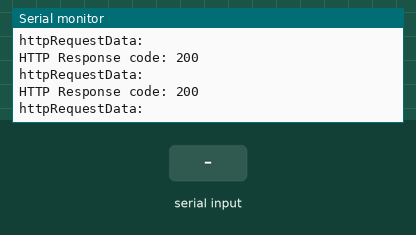
Recording of a sketch running on a simulated ESP8266 (NodeMCU). Parts: the last lines printed to the serial monitor. The test bench sets the inputs (shaded band). WiFi joins after 1.5 s; servers stay silent unless stated; uploads are accepted with an empty reply.

Above: at 2.7 s.
2.8 s: "1" received over Serial
At 3.09 s:
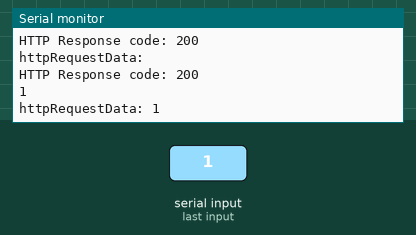
4.3 s: "0" received over Serial
At 4.5 s:
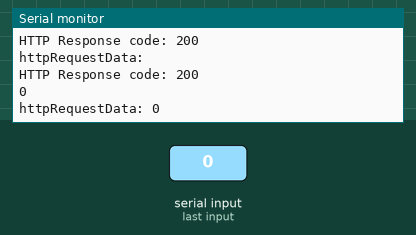
5.8 s: "2" received over Serial
At 6.11 s:
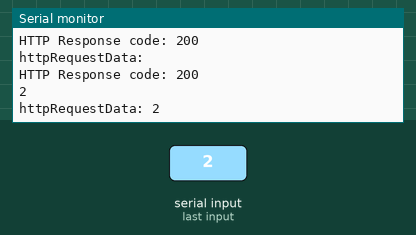

The sketch:

Project_i-bin_full_esp8266_code.ino
```cpp
/**
 * @file Project_i-bin_full_esp8266_code.ino
 * @brief Test code for the i-bin project, created for the Open Technologies Contest (ELAK)
 * @details This code sets up an ESP8266 microcontroller to connect to a WiFi network and send data to a MySQL database via a PHP script. It includes libraries for working with the ESP8266 and the Wire.h library for working with I2C devices. The code defines the WiFi network credentials, domain name, and URL path for the PHP script. It also defines an API key for security purposes. The setup() function initializes the serial communication and connects to the WiFi network. The loop() function checks the WiFi connection status and sends data to the database using an HTTP POST request.
 * @date 2019-2020
 */

/*Δοκιμαστικός Κωδικας Μαθητων Β' Λυκείου 3ο Γενικό Λύκειο Βεροιας 2019-2020
 *Για το project i bin προκειμένου να χρησιμοποιηθεί για τον Διαγωνισμό Ανοιχτών Τεχνολογιών (ΕΛΛΑΚ)
 *Ιστοσελίδα Σχολείου http://3lyk-veroias.ima.sch.gr/autosch/joomla25/
 *The code requires the library:https://github.com/esp8266/Arduino/tree/master/libraries/ESP8266WiFi
 */

// Εναλλακτικές δηλώσεις βιβλιοθηκών για τη χρηση ESP32 αντί ESP8266
//   #ifdef ESP32
//   #include <WiFi.h>
//   #include <HTTPClient.h>
// #else
#include <ESP8266WiFi.h>
#include <ESP8266HTTPClient.h>
#include <WiFiClient.h>
// #endif

#include <Wire.h>

// Στοιχεία σύνδεση στο ασύρματο δίκτυο
const char *ssid = "HUAWEI-E5330-7138";
const char *password = "rbh0329t";

// Domain name και URL path προς το αρχείο php που εισάγει τα δεδομένα μας στη βάση mysql.
// Αν δεν γνωρίζουμε το domain name, μπορούμε να βάλουμε την IP διεύθυνση με το path
// π.χ. 192.168.1.4/dimlytsios/test/post-esp-data_modified.php
const char *serverName = "http://users.sch.gr/dimlytsios/test/post-esp-data_modified.php";

// Ορισμός ενός API key για λόγους ασφαλείας στη μεταφόρτωση των δεδομένων.
// Αν το αλλάξουμε, πρέπει να το αλλάξουμε και στο αρχείο /post-esp-data.php
String apiKeyValue = "tPmAT5Ab3j7F9";

String sensorName = "BME280";
String sensorLocation = "Office";

void setup()
{
  Serial.begin(9600);
  /*while (!Serial){
    ;
  }*/

  WiFi.begin(ssid, password);
  Serial.println("Connecting");
  while (WiFi.status() != WL_CONNECTED)
  {
    delay(500);
    Serial.print(".");
  }
  Serial.println("");
  Serial.print("Connected to WiFi network with IP Address: ");
  Serial.println(WiFi.localIP());
}

void loop()
{
  // Έλεγχος της κατάστασης σύνδεσης στο ασύρματο δίκτυο
  if (WiFi.status() == WL_CONNECTED)
  {
    HTTPClient http;

    // Το Domain name με το URL path που ορίσαμε παραπάνω ή η IP διεύθυνση με το path
    http.begin(serverName);

    // Καθορισμός του τύπου των δεδομένων αποστολής
    http.addHeader("Content-Type", "application/x-www-form-urlencoded");

    // Παράδειγμα αποστολής δεδομένων όταν γνωρίζουμε απευθείας τις τιμές (HTTP POST request data)
    // Ένωση των τιμών σε ένα string και αποστολή.
    /*String httpRequestData = "api_key=" + apiKeyValue + "&sensor=" + sensorName
                          + "&location=" + sensorLocation + "&value1=" + String(bme.readTemperature())
                          + "&value2=" + String(bme.readHumidity()) + "&value3=" + String(bme.readPressure()/100.0F) + "";
    Serial.print("httpRequestData: ");
    Serial.println(httpRequestData);*/

    String httpRequestData = "";
    char character;

    // Παραλαβή ενός ενός byte δεδομένων από τη serial του nano, μετατροπή σε char και επαναληπτική ένωση για να σχηματιστεί ένα string αποστολής.
    // Το delay είναι ενδεικτικό για να μην "μπουκώνει" η σειριακή επικοινωνία μεταξύ ESP8266 και nano και διακόπτεται η επικοινωνία
    while (Serial.available())
    {
      character = Serial.read();
      httpRequestData.concat(character);
      delay(10);
    }

    if (httpRequestData != "")
    {
      Serial.println(httpRequestData);
    }

    // Εκτύπωση στην οθόνη των στοιχείων πριν τα μεταφορτώσουμε στο διαδίκτυο
    Serial.print("httpRequestData: ");
    Serial.println(httpRequestData);

    // Μεταφόρτωση των δεδομένων Send HTTP POST
    int httpResponseCode = http.POST(httpRequestData);

    // Παράδειγμα αποστολής δεδομένων τύπου: text/plain
    // http.addHeader("Content-Type", "text/plain");
    // int httpResponseCode = http.POST("Hello, World!");

    // Παράδειγμα αποστολής δεδομένων τύπου: application/json
    // http.addHeader("Content-Type", "application/json");
    // int httpResponseCode = http.POST("{\"value1\":\"19\",\"value2\":\"67\",\"value3\":\"78\"}");

    if (httpResponseCode > 0)
    {
      Serial.print("HTTP Response code: ");
      Serial.println(httpResponseCode);
    }
    else
    {
      Serial.print("Error code: ");
      Serial.println(httpResponseCode);
    }

    // Άδειασμα των πόρων μεταφόρτωσης
    http.end();
  }
  else
  {
    Serial.println("WiFi Disconnected");
  }
}
/*Ευχαριστούμε τον  Rui Santos απο τον οποίο προήλθε ο αρχικός κώδικας χωρίς τις δικές μας μετατροπές
 *Ιστοσελιδα προέλευσης: https://RandomNerdTutorials.com/esp32-esp8266-mysql-database-php/
 */
```

Measured:
- after the input at 2.8 s, the serial monitor: prints a new line after 0.13 s (image 1)
- after the input at 4.3 s, the serial monitor: prints a new line at once (image 2)
- after the input at 5.8 s, the serial monitor: prints a new line after 0.16 s (image 3)
